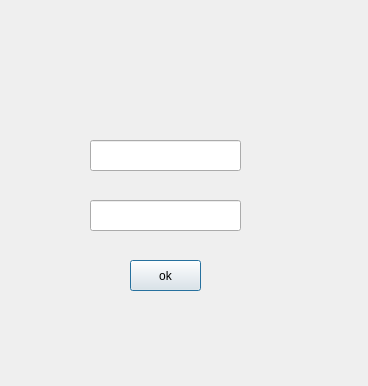
<?xml version="1.0" encoding="UTF-8"?>
<ui version="4.0">
 <class>authDialog</class>
 <widget class="QDialog" name="authDialog">
  <property name="geometry">
   <rect>
    <x>0</x>
    <y>0</y>
    <width>368</width>
    <height>386</height>
   </rect>
  </property>
  <property name="windowTitle">
   <string>Dialog</string>
  </property>
  <widget class="QPushButton" name="pushButton">
   <property name="geometry">
    <rect>
     <x>130</x>
     <y>260</y>
     <width>71</width>
     <height>31</height>
    </rect>
   </property>
   <property name="text">
    <string>ok</string>
   </property>
  </widget>
  <widget class="QLineEdit" name="lineEdit">
   <property name="geometry">
    <rect>
     <x>90</x>
     <y>200</y>
     <width>151</width>
     <height>31</height>
    </rect>
   </property>
  </widget>
  <widget class="QLineEdit" name="lineEdit_2">
   <property name="geometry">
    <rect>
     <x>90</x>
     <y>140</y>
     <width>151</width>
     <height>31</height>
    </rect>
   </property>
  </widget>
 </widget>
 <resources/>
 <connections/>
</ui>
